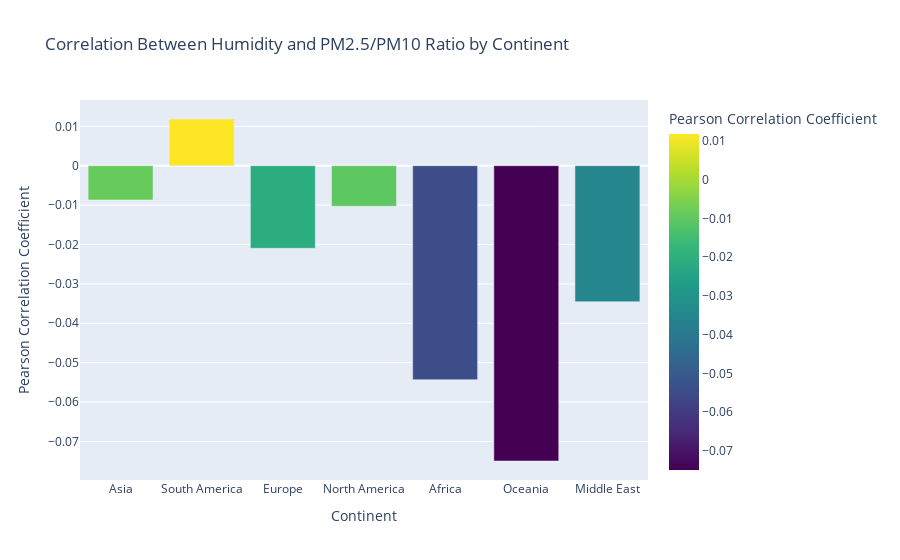

The cell this chart's notebook holds for it:
### Markdown cell above
*Analysis steps:*

### Code cell
fig_bar = px.bar(correlation_results, 
                 x='Continent', 
                 y='Correlation', 
                 color='Correlation',
                 title='Correlation Between Humidity and PM2.5/PM10 Ratio by Continent',
                 labels={'Correlation': 'Pearson Correlation Coefficient', 'Continent': 'Continent'},
                 color_continuous_scale=px.colors.sequential.Viridis)

fig_bar.show()

### Figure 1 — Plotly figure (JSON) as saved in the notebook; plotly's stock layout.template omitted (floating-point values rounded to 4 significant figures)
{"data": [{"alignmentgroup": "True", "hovertemplate": "Continent=%{x}<br>Pearson Correlation Coefficient=%{marker.color}<extra></extra>", "legendgroup": "", "marker": {"color": [-0.008707, 0.01185, -0.02097, -0.01028, -0.05432, -0.07496, -0.03454], "coloraxis": "coloraxis", "pattern": {"shape": ""}}, "name": "", "offsetgroup": "", "orientation": "v", "showlegend": false, "textposition": "auto", "type": "bar", "x": ["Asia", "South America", "Europe", "North America", "Africa", "Oceania", "Middle East"], "xaxis": "x", "y": [-0.008707, 0.01185, -0.02097, -0.01028, -0.05432, -0.07496, -0.03454], "yaxis": "y"}], "layout": {"barmode": "relative", "coloraxis": {"colorbar": {"title": {"text": "Pearson Correlation Coefficient"}}, "colorscale": [[0, "#440154"], [0.1111, "#482878"], [0.2222, "#3e4989"], [0.3333, "#31688e"], [0.4444, "#26828e"], [0.5556, "#1f9e89"], [0.6667, "#35b779"], [0.7778, "#6ece58"], [0.8889, "#b5de2b"], [1, "#fde725"]]}, "legend": {"tracegroupgap": 0}, "title": {"text": "Correlation Between Humidity and PM2.5/PM10 Ratio by Continent"}, "xaxis": {"anchor": "y", "domain": [0, 1], "title": {"text": "Continent"}}, "yaxis": {"anchor": "x", "domain": [0, 1], "title": {"text": "Pearson Correlation Coefficient"}}}}
